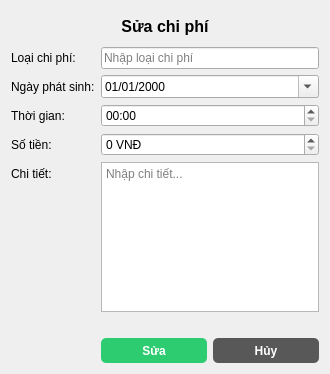
<?xml version="1.0" encoding="UTF-8"?>
<ui version="4.0">
 <class>EditExpenseDialog</class>
 <widget class="QDialog" name="EditExpenseDialog">
  <property name="geometry">
   <rect>
    <x>0</x>
    <y>0</y>
    <width>330</width>
    <height>374</height>
   </rect>
  </property>
  <property name="windowTitle">
   <string>Sửa chi phí</string>
  </property>
  <layout class="QVBoxLayout" name="verticalLayout">
   <item>
    <widget class="QLabel" name="titleLabel">
     <property name="minimumSize">
      <size>
       <width>0</width>
       <height>30</height>
      </size>
     </property>
     <property name="font">
      <font>
       <pointsize>12</pointsize>
       <weight>75</weight>
       <bold>true</bold>
      </font>
     </property>
     <property name="styleSheet">
      <string notr="true">font-weight: bold;</string>
     </property>
     <property name="text">
      <string>Sửa chi phí</string>
     </property>
     <property name="alignment">
      <set>Qt::AlignCenter</set>
     </property>
    </widget>
   </item>
   <item>
    <layout class="QFormLayout" name="formLayout">
     <item row="0" column="0">
      <widget class="QLabel" name="categoryLabel_2">
       <property name="text">
        <string>Loại chi phí:</string>
       </property>
      </widget>
     </item>
     <item row="0" column="1">
      <widget class="QLineEdit" name="expense_type">
       <property name="placeholderText">
        <string>Nhập loại chi phí</string>
       </property>
      </widget>
     </item>
     <item row="1" column="0">
      <widget class="QLabel" name="dateLabel">
       <property name="text">
        <string>Ngày phát sinh:</string>
       </property>
      </widget>
     </item>
     <item row="1" column="1">
      <widget class="QDateEdit" name="expense_date">
       <property name="displayFormat">
        <string>dd/MM/yyyy</string>
       </property>
       <property name="calendarPopup">
        <bool>true</bool>
       </property>
      </widget>
     </item>
     <item row="3" column="0">
      <widget class="QLabel" name="amountLabel">
       <property name="text">
        <string>Số tiền:</string>
       </property>
      </widget>
     </item>
     <item row="3" column="1">
      <widget class="QDoubleSpinBox" name="amount">
       <property name="suffix">
        <string> VNĐ</string>
       </property>
       <property name="decimals">
        <number>0</number>
       </property>
       <property name="maximum">
        <double>1000000000.000000000000000</double>
       </property>
       <property name="groupSeparatorShown" stdset="0">
        <bool>true</bool>
       </property>
      </widget>
     </item>
     <item row="4" column="0">
      <widget class="QLabel" name="detailsLabel">
       <property name="text">
        <string>Chi tiết:</string>
       </property>
      </widget>
     </item>
     <item row="4" column="1">
      <widget class="QTextEdit" name="description">
       <property name="placeholderText">
        <string>Nhập chi tiết...</string>
       </property>
      </widget>
     </item>
     <item row="5" column="1">
      <layout class="QHBoxLayout" name="horizontalLayout_3">
       <property name="topMargin">
        <number>20</number>
       </property>
       <item>
        <widget class="QPushButton" name="btn_edit_expense">
         <property name="minimumSize">
          <size>
           <width>70</width>
           <height>25</height>
          </size>
         </property>
         <property name="styleSheet">
          <string notr="true">QPushButton {
	background-color: #2ecc71;
	color: #fff;
	border: none;
	border-radius: 5px;
	font-weight: bold;
}
</string>
         </property>
         <property name="text">
          <string>Sửa</string>
         </property>
        </widget>
       </item>
       <item>
        <widget class="QPushButton" name="btn_cancel">
         <property name="minimumSize">
          <size>
           <width>70</width>
           <height>25</height>
          </size>
         </property>
         <property name="styleSheet">
          <string notr="true">QPushButton {
	background-color: #585858;
	color: #fff;
	border: none;
	border-radius: 5px;
	font-weight: bold;
}</string>
         </property>
         <property name="text">
          <string>Hủy</string>
         </property>
        </widget>
       </item>
      </layout>
     </item>
     <item row="2" column="0">
      <widget class="QLabel" name="timeLabel">
       <property name="text">
        <string>Thời gian:</string>
       </property>
      </widget>
     </item>
     <item row="2" column="1">
      <widget class="QTimeEdit" name="expense_time">
       <property name="displayFormat">
        <string>hh:mm</string>
       </property>
      </widget>
     </item>
    </layout>
   </item>
  </layout>
 </widget>
 <resources/>
 <connections/>
</ui>
